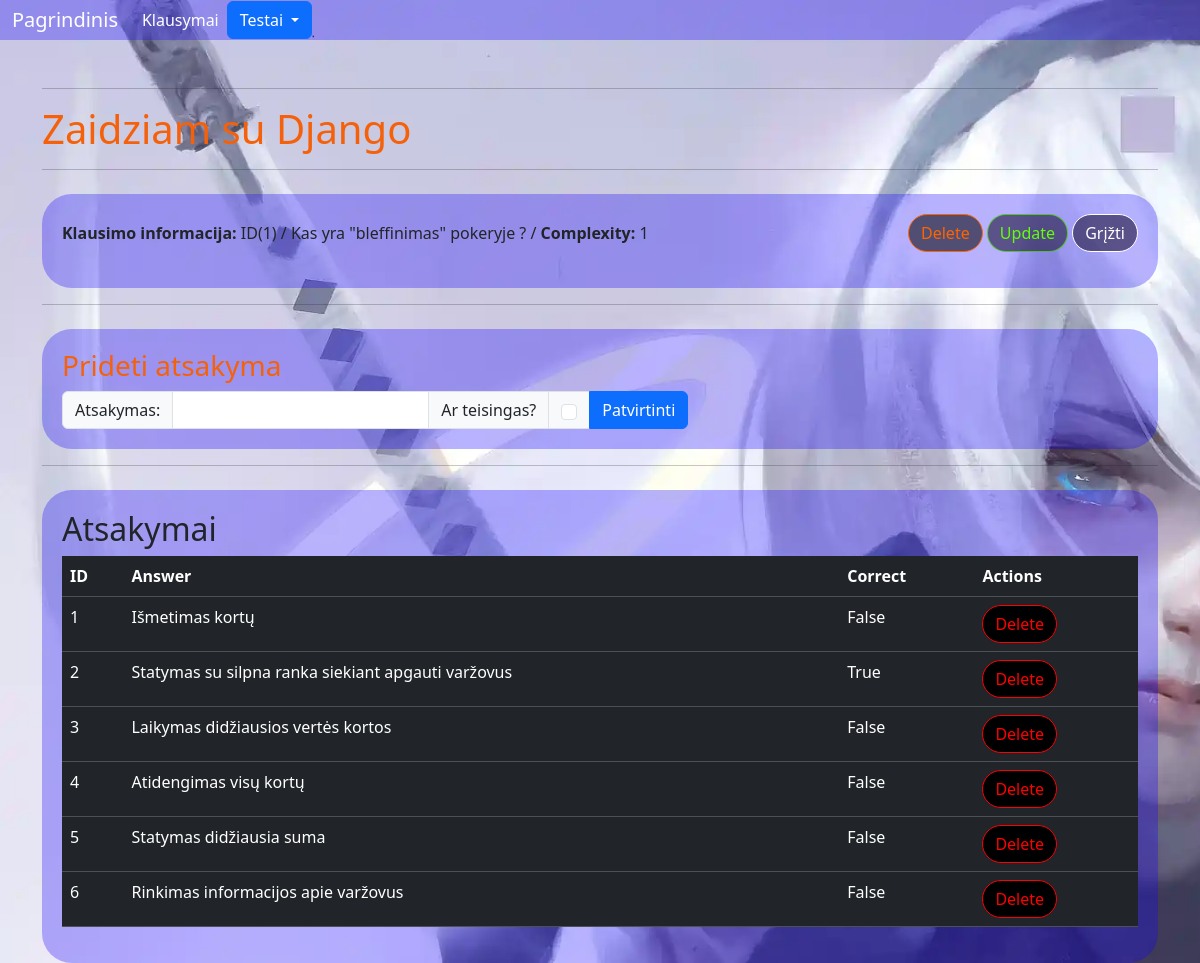
The page /examination/answers/1/ on the database its author committed.
### examination/models.py (models this page shows, shortened)
class BaseModel(models.Model):
    objects = models.Manager()
    class Meta:
        abstract = True

class TestQuestion(BaseModel):
    COMPLEXITY_LEVEL = [
        ('1', "Easy"),
        ('2', "Medium"),
        ('3', "Hard"),
    ]
    question = models.CharField(max_length=100)
    complexity = models.CharField(max_length=1, choices=COMPLEXITY_LEVEL)
    theme = models.ForeignKey(TestTheme, on_delete=models.CASCADE)

class TestAnswer(BaseModel):
    question = models.ForeignKey(TestQuestion, on_delete=models.CASCADE)
    answer = models.CharField(max_length=250)
    correct = models.BooleanField(default=False)

### examination/views.py (the view)
# urls.py: path('answers/<int:pk>/', views.add_answer, name='add_answer'),
def add_answer(request, pk):
    question = get_object_or_404(TestQuestion, pk=pk)
    answers = TestAnswer.objects.filter(question=question)
    if request.method == 'POST':
        form = TestAnswerForm(request.POST)
        if form.is_valid():
            answer = form.save(commit=False)
            answer.question = question
            answer.save()
            return redirect('examination:add_answer', pk=pk)
    else:
        form = TestAnswerForm()
    context = {
        'question': question,
        'answers': answers,
        'form': form
    }
    return render(request, 'examination/answers.html', context)

### examination/forms.py
class TestAnswerForm(forms.ModelForm):
    class Meta:
        model = TestAnswer
        fields = ['answer', 'correct']

### examination/templates/examination/answers.html (shortened to what this page needs)
{% extends 'home/base.html' %}
{% load static %}
{% block content %}
<div class="container mt-4" style="background-color: rgba(25, 5, 255, 0.3); padding: 20px; border-radius: 30px; margin-top: 20px;">
    <div class="d-flex justify-content-between align-items-center mb-3">
        <div>
            <strong>Klausimo informacija:</strong> ID({{ question.pk }}) / {{ question.question }} / <strong>Complexity:</strong> {{ question.complexity }}
        </div>
        <div>
            <a href="{% url 'examination:delete_question' question.id %}" class="btn btn-custom-delete-btn" onclick="return confirm('DELETE?');">Delete</a>
            <a href="{% url 'examination:update_question' question.id %}" class="btn btn-custom-update-btn">Update</a>
             <a href="{% url 'examination:show_questions' %}" class="btn btn-custom-atgal-btn">Grįžti</a>
        </div>
    </div>
</div>
<hr>
<div class="container mt-4" style="background-color: rgba(25, 5, 255, 0.3); padding: 20px; border-radius: 30px; margin-top: 20px;">
<h3>Prideti atsakyma</h3>
    <div class="input-group">
<form method="post" action="{% url 'examination:add_answer' pk=question.pk %}">
    <div class="input-group mb-xxl-3" >
        <span class="input-group-text">Atsakymas:</span>
        <input type="text" aria-label="answer" class="form-control" name="answer">
        <span class="input-group-text">Ar teisingas?</span>
        <div class="input-group-text">
            <input type="checkbox" aria-label="Correct answer" class="form-check-input" name="correct">
        </div>
        <button type="submit" class="btn btn-primary">Patvirtinti</button>
    </div>
</form>
</div>
</div>
<hr>
<div class="container mt-4" style="background-color: rgba(25, 5, 255, 0.3); padding: 20px; border-radius: 30px; margin-top: 20px;">
    <h2>Atsakymai</h2>
    <table class="table table-dark">
        <thead>
            <tr>
                <th scope="col">ID</th>
                <th scope="col">Answer</th>
                <th scope="col">Correct</th>
                <th scope="col">Actions</th>
            </tr>
        </thead>
        <tbody>
            {% for answer in answers %}
            <tr>
                <td>{{ answer.id }}</td>
                <td>{{ answer.answer }}</td>
                <td>{{ answer.correct }}</td>
                <td>
                    <a href="{% url 'examination:delete_answer' pk_question=question.pk pk_answer=answer.pk %}"
                       class="btn btn-custom-delete-btn-for-table"
                       onclick="return confirm('DELETE?');">Delete</a>
                </td>
            </tr>
            {% endfor %}
        </tbody>
    </table>
</div>
{% endblock %}

### rows shown on the page
TestQuestion: pk "1", question "Kas yra \"bleffinimas\" pokeryje ?", complexity "1"
TestAnswer: id "1", answer "Išmetimas kortų", correct "False"
TestAnswer: id "2", answer "Statymas su silpna ranka siekiant apgauti varžovus", correct "True"
TestAnswer: id "3", answer "Laikymas didžiausios vertės kortos", correct "False"
TestAnswer: id "4", answer "Atidengimas visų kortų", correct "False"
TestAnswer: id "5", answer "Statymas didžiausia suma", correct "False"
TestAnswer: id "6", answer "Rinkimas informacijos apie varžovus", correct "False"
